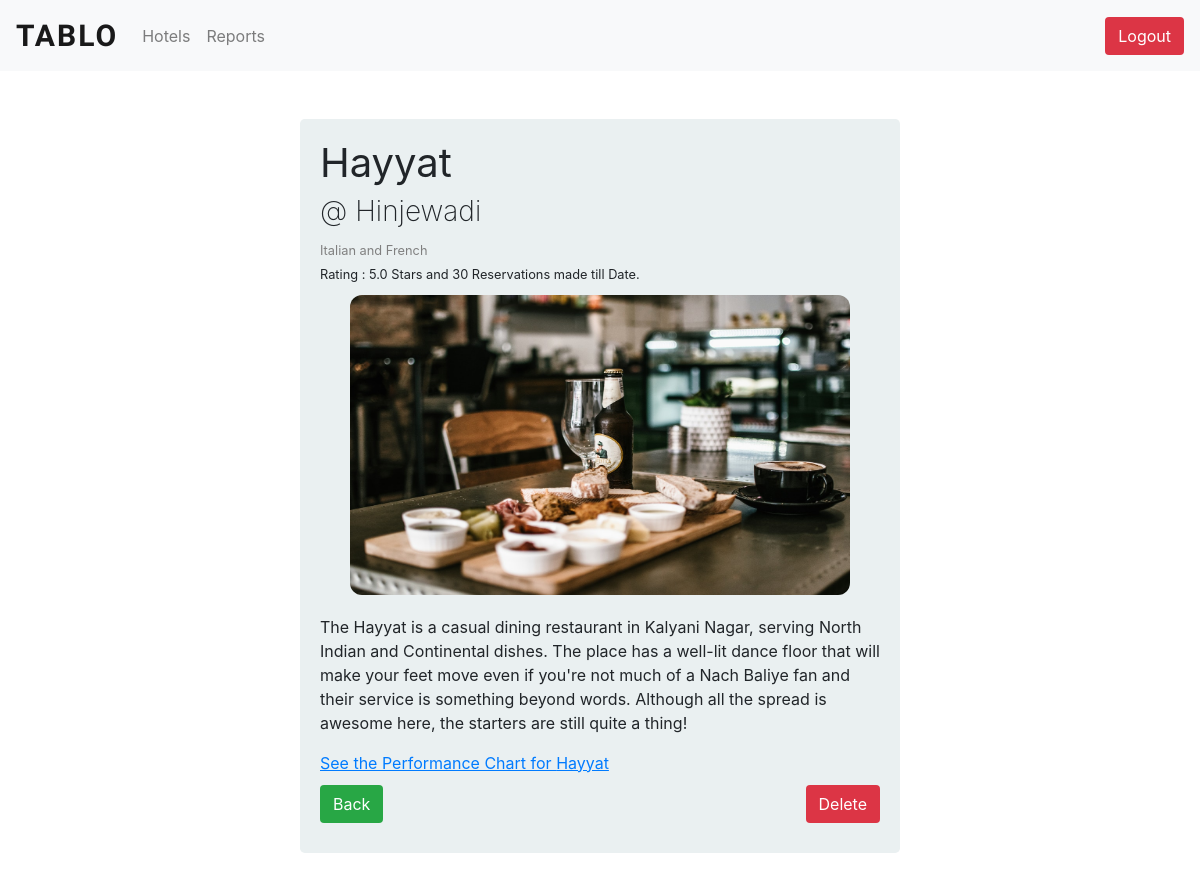
The page /admin/hdis.php?hid=18 on the database its author committed.
### tables this page shows
CREATE TABLE IF NOT EXISTS `hotel` (
  `hid` int(11) NOT NULL AUTO_INCREMENT,
  `hname` varchar(25) NOT NULL,
  `hemail` varchar(50) NOT NULL,
  `hlocation` varchar(25) NOT NULL,
  `hdescription` varchar(1000) NOT NULL,
  `vegnonveg` int(11) NOT NULL DEFAULT '1',
  `haddress` varchar(1000) NOT NULL,
  `hcategory` varchar(30) NOT NULL,
  `people` int(11) DEFAULT NULL,
  `hphno` bigint(11) NOT NULL,
  `hwebsite` varchar(500) NOT NULL,
  `creation_time` timestamp NOT NULL DEFAULT CURRENT_TIMESTAMP,
  PRIMARY KEY (`hid`),
  KEY `hphno` (`hphno`)
);

### admin/hdis.php (the view, shortened to what this page needs)
<?php
require("../config/db.php");
$hid = $_GET['hid'];
$query = "SELECT * from hotel where hid= $hid;";
$result = mysqli_query($conn, $query);
$hotel = mysqli_fetch_all($result,MYSQLI_ASSOC);
?>
<?php include('inc/header.php')?>
<div class="jumbotron mx-auto">
<h1 style="font-weight: 400;"><?php echo $hotel[0]['hname']; ?></h1>
<h3 style="font-weight: 200;">@ <?php echo $hotel[0]['hlocation']; ?></h3>
<small style="color: gray;"><?php echo $hotel[0]['hcategory']; ?></small><br>
<?php
$res = mysqli_query($conn, "SELECT count(*) as cnt,avg(rating) as avg from bookings where hid= $hid;");
$rating = mysqli_fetch_all($res,MYSQLI_ASSOC);
?>
<small >Rating : <?php echo substr($rating[0]['avg'],0,3); ?> Stars and <?php echo $rating[0]['cnt'] ?> Reservations made till Date.</small>
<div style='text-align: center;margin:auto;'>
<img style="justify-content: center; border-radius: 12px; background-repeat: no-repeat;height:300px; width:500px; margin-bottom:20px; margin-top:10px;" src="../Dashboard/uploads/<?php echo $hid;?>.jpeg" onerror="this.style.display='none'">
</div>
<p><?php echo $hotel[0]['hdescription']; ?></p>
<a style="text-decoration: underline;margin-top: 10px" href="hperformance.php?hid=<?php echo $hid;?>">See the Performance Chart for <?php  echo $hotel[0]['hname'];?></a>
<div class="mx-auto" style="width:100%; margin: 10px;">
<a class="btn btn-success" href="hotels.php">Back</a>
<form method="POST" style="float:right;" action="hdis.php?hid=<?php echo $hid; ?>">
<button type="submit" class="btn btn-danger" name="delete">Delete</button>
</form>
</div>
</div>
<?php include('inc/footer.php');?>

### Dashboard/clockpicker/src/standalone.css (style rules this page uses)
.btn { cursor: pointer; -webkit-user-select: none; -moz-user-select: none; -ms-user-select: none; user-select: none; background-image: none; border: 1px solid transparent; }

### admin/inc/header.php (style rules this page uses)
html, body { max-width: 100%; overflow-x: hidden; }
h5,h4,h3 { font-weight:400; }

### admin/hdis.php (style rules this page uses)
.jumbotron { background: #EAF0F1; width: 50%; margin-top:4%; padding: 20px; }

### rows shown on the page
hotel: hname "Hayyat", hlocation "Hinjewadi", hcategory "Italian and French", hdescription "The Hayyat is a casual dining restaurant in Kalyani Nagar, serving North Indian and Continental dishes. The place has a well-lit dance floor that will make your feet move even if you're not much of a Nach Baliye fan and their service is something beyond words. Although all the spread is awesome here, the starters are still quite a thing!"

### other values the page prints
substr($rating[0]['avg'],0,3) "5.0"
$rating[0]['cnt'] "30"
